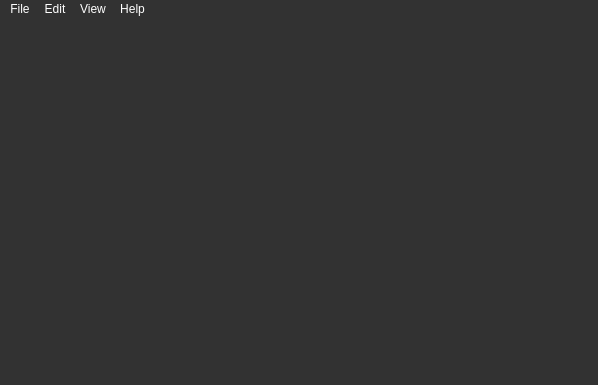
<?xml version="1.0" encoding="UTF-8"?>
<ui version="4.0">
 <class>MainWindow</class>
 <widget class="QMainWindow" name="MainWindow">
  <property name="windowModality">
   <enum>Qt::ApplicationModal</enum>
  </property>
  <property name="geometry">
   <rect>
    <x>0</x>
    <y>0</y>
    <width>598</width>
    <height>385</height>
   </rect>
  </property>
  <property name="windowTitle">
   <string>Parade 3D</string>
  </property>
  <property name="styleSheet">
   <string notr="true">background-color: rgb(50, 50, 50);
selection-color: rgb(200, 200, 255);
alternate-background-color: rgb(80, 80, 80);
gridline-color: rgb(0, 0, 0);
border-color: rgb(60, 60, 60);
color: rgb(255, 255, 255);
selection-background-color: rgb(70, 70, 70);</string>
  </property>
  <property name="unifiedTitleAndToolBarOnMac">
   <bool>false</bool>
  </property>
  <widget class="QWidget" name="centralwidget">
   <layout class="QHBoxLayout" name="horizontalLayout">
    <property name="margin">
     <number>0</number>
    </property>
    <item>
     <widget class="GLView" name="viewer" native="true"/>
    </item>
   </layout>
  </widget>
  <widget class="QMenuBar" name="menubar">
   <property name="geometry">
    <rect>
     <x>0</x>
     <y>0</y>
     <width>598</width>
     <height>27</height>
    </rect>
   </property>
   <property name="autoFillBackground">
    <bool>false</bool>
   </property>
   <property name="styleSheet">
    <string notr="true">font: 8pt &quot;Sans Serif&quot;;</string>
   </property>
   <property name="defaultUp">
    <bool>false</bool>
   </property>
   <widget class="QMenu" name="menuFile">
    <property name="styleSheet">
     <string notr="true"/>
    </property>
    <property name="tearOffEnabled">
     <bool>false</bool>
    </property>
    <property name="title">
     <string>File</string>
    </property>
    <addaction name="actionClear_Scene"/>
    <addaction name="actionOpen"/>
    <addaction name="separator"/>
    <addaction name="actionQuit"/>
   </widget>
   <widget class="QMenu" name="menuView">
    <property name="styleSheet">
     <string notr="true"/>
    </property>
    <property name="title">
     <string>View</string>
    </property>
    <property name="separatorsCollapsible">
     <bool>false</bool>
    </property>
    <addaction name="separator"/>
    <addaction name="actionAxis"/>
    <addaction name="actionGrid"/>
    <addaction name="actionDefault_Home"/>
    <addaction name="separator"/>
    <addaction name="actionFps"/>
    <addaction name="actionWireframe"/>
    <addaction name="actionTextured"/>
    <addaction name="actionShaded"/>
    <addaction name="actionLighting"/>
    <addaction name="separator"/>
    <addaction name="actionFullscreen"/>
   </widget>
   <widget class="QMenu" name="menuEdit">
    <property name="styleSheet">
     <string notr="true"/>
    </property>
    <property name="title">
     <string>Edit</string>
    </property>
    <addaction name="actionCube"/>
    <addaction name="actionSpiral"/>
    <addaction name="actionSettings"/>
   </widget>
   <widget class="QMenu" name="menuHelp">
    <property name="styleSheet">
     <string notr="true"/>
    </property>
    <property name="title">
     <string>Help</string>
    </property>
    <addaction name="actionHelp"/>
   </widget>
   <addaction name="menuFile"/>
   <addaction name="menuEdit"/>
   <addaction name="menuView"/>
   <addaction name="menuHelp"/>
  </widget>
  <widget class="QStatusBar" name="statusbar"/>
  <action name="actionCube">
   <property name="text">
    <string>Cube</string>
   </property>
  </action>
  <action name="actionGrid">
   <property name="checkable">
    <bool>true</bool>
   </property>
   <property name="checked">
    <bool>false</bool>
   </property>
   <property name="icon">
    <iconset resource="../icons/menuicons.qrc">
     <normaloff>:/menu/cb/checkboxOff.png</normaloff>
     <normalon>:/menu/cb/checkboxOn.png</normalon>:/menu/cb/checkboxOff.png</iconset>
   </property>
   <property name="text">
    <string>Grid</string>
   </property>
   <property name="shortcut">
    <string>G</string>
   </property>
  </action>
  <action name="actionAxis">
   <property name="checkable">
    <bool>true</bool>
   </property>
   <property name="checked">
    <bool>true</bool>
   </property>
   <property name="icon">
    <iconset resource="../icons/menuicons.qrc">
     <normaloff>:/menu/cb/checkboxOff.png</normaloff>
     <normalon>:/menu/cb/checkboxOn.png</normalon>:/menu/cb/checkboxOff.png</iconset>
   </property>
   <property name="text">
    <string>Axis</string>
   </property>
   <property name="iconVisibleInMenu">
    <bool>false</bool>
   </property>
  </action>
  <action name="actionOpen">
   <property name="text">
    <string>Open</string>
   </property>
  </action>
  <action name="actionSpiral">
   <property name="text">
    <string>Spiral</string>
   </property>
  </action>
  <action name="actionHelp">
   <property name="text">
    <string>Help</string>
   </property>
  </action>
  <action name="actionQuit">
   <property name="text">
    <string>Quit</string>
   </property>
  </action>
  <action name="actionClear_Scene">
   <property name="text">
    <string>Clear Scene</string>
   </property>
  </action>
  <action name="actionSettings">
   <property name="text">
    <string>Settings</string>
   </property>
  </action>
  <action name="actionShaded">
   <property name="checkable">
    <bool>true</bool>
   </property>
   <property name="icon">
    <iconset resource="../icons/menuicons.qrc">
     <normaloff>:/menu/cb/checkboxOff.png</normaloff>
     <normalon>:/menu/cb/checkboxOn.png</normalon>:/menu/cb/checkboxOff.png</iconset>
   </property>
   <property name="text">
    <string>Shaded</string>
   </property>
  </action>
  <action name="actionWireframe">
   <property name="checkable">
    <bool>true</bool>
   </property>
   <property name="checked">
    <bool>false</bool>
   </property>
   <property name="enabled">
    <bool>true</bool>
   </property>
   <property name="icon">
    <iconset resource="../icons/menuicons.qrc">
     <normaloff>:/menu/cb/checkboxOff.png</normaloff>
     <normalon>:/menu/cb/checkboxOn.png</normalon>:/menu/cb/checkboxOff.png</iconset>
   </property>
   <property name="text">
    <string>Wireframe</string>
   </property>
  </action>
  <action name="actionTextured">
   <property name="checkable">
    <bool>true</bool>
   </property>
   <property name="icon">
    <iconset resource="../icons/menuicons.qrc">
     <normaloff>:/menu/cb/checkboxOff.png</normaloff>
     <normalon>:/menu/cb/checkboxOn.png</normalon>:/menu/cb/checkboxOff.png</iconset>
   </property>
   <property name="text">
    <string>Textured</string>
   </property>
  </action>
  <action name="actionFps">
   <property name="checkable">
    <bool>true</bool>
   </property>
   <property name="checked">
    <bool>true</bool>
   </property>
   <property name="icon">
    <iconset resource="../icons/menuicons.qrc">
     <normaloff>:/menu/cb/checkboxOff.png</normaloff>
     <normalon>:/menu/cb/checkboxOn.png</normalon>:/menu/cb/checkboxOff.png</iconset>
   </property>
   <property name="text">
    <string>Fps</string>
   </property>
   <property name="shortcut">
    <string>F</string>
   </property>
  </action>
  <action name="actionFullscreen">
   <property name="checkable">
    <bool>true</bool>
   </property>
   <property name="icon">
    <iconset resource="../icons/menuicons.qrc">
     <normaloff>:/menu/cb/checkboxOff.png</normaloff>
     <normalon>:/menu/cb/checkboxOn.png</normalon>:/menu/cb/checkboxOff.png</iconset>
   </property>
   <property name="text">
    <string>Fullscreen</string>
   </property>
   <property name="shortcut">
    <string>Ctrl+F</string>
   </property>
  </action>
  <action name="actionDefault_Home">
   <property name="text">
    <string>Default Home</string>
   </property>
  </action>
  <action name="actionLighting">
   <property name="checkable">
    <bool>true</bool>
   </property>
   <property name="icon">
    <iconset resource="../icons/menuicons.qrc">
     <normaloff>:/menu/cb/checkboxOff.png</normaloff>
     <normalon>:/menu/cb/checkboxOn.png</normalon>:/menu/cb/checkboxOff.png</iconset>
   </property>
   <property name="text">
    <string>Lighting</string>
   </property>
  </action>
 </widget>
 <customwidgets>
  <customwidget>
   <class>GLView</class>
   <extends>QWidget</extends>
   <header>../src/glview.h</header>
   <container>1</container>
   <slots>
    <signal>parGridIsDrawnChanged(bool)</signal>
    <signal>axisIsDrawnChanged(bool)</signal>
    <signal>parFPSIsDrawnChanged(bool)</signal>
    <slot>parSetGridIsDrawn(bool)</slot>
    <slot>setAxisIsDrawn(bool)</slot>
    <slot>drawSpiral()</slot>
    <slot>drawCube()</slot>
    <slot>loadFile()</slot>
    <slot>help()</slot>
    <slot>clearScene()</slot>
    <slot>parSetFPSIsDrawn(bool)</slot>
    <slot>homeView()</slot>
   </slots>
  </customwidget>
 </customwidgets>
 <resources>
  <include location="../icons/menuicons.qrc"/>
 </resources>
 <connections>
  <connection>
   <sender>actionGrid</sender>
   <signal>toggled(bool)</signal>
   <receiver>viewer</receiver>
   <slot>parSetGridIsDrawn(bool)</slot>
   <hints>
    <hint type="sourcelabel">
     <x>-1</x>
     <y>-1</y>
    </hint>
    <hint type="destinationlabel">
     <x>298</x>
     <y>194</y>
    </hint>
   </hints>
  </connection>
  <connection>
   <sender>actionAxis</sender>
   <signal>toggled(bool)</signal>
   <receiver>viewer</receiver>
   <slot>setAxisIsDrawn(bool)</slot>
   <hints>
    <hint type="sourcelabel">
     <x>-1</x>
     <y>-1</y>
    </hint>
    <hint type="destinationlabel">
     <x>298</x>
     <y>194</y>
    </hint>
   </hints>
  </connection>
  <connection>
   <sender>viewer</sender>
   <signal>parGridIsDrawnChanged(bool)</signal>
   <receiver>actionGrid</receiver>
   <slot>setChecked(bool)</slot>
   <hints>
    <hint type="sourcelabel">
     <x>298</x>
     <y>194</y>
    </hint>
    <hint type="destinationlabel">
     <x>-1</x>
     <y>-1</y>
    </hint>
   </hints>
  </connection>
  <connection>
   <sender>viewer</sender>
   <signal>axisIsDrawnChanged(bool)</signal>
   <receiver>actionAxis</receiver>
   <slot>setChecked(bool)</slot>
   <hints>
    <hint type="sourcelabel">
     <x>298</x>
     <y>194</y>
    </hint>
    <hint type="destinationlabel">
     <x>-1</x>
     <y>-1</y>
    </hint>
   </hints>
  </connection>
  <connection>
   <sender>actionOpen</sender>
   <signal>activated()</signal>
   <receiver>MainWindow</receiver>
   <slot>OpenFile()</slot>
   <hints>
    <hint type="sourcelabel">
     <x>-1</x>
     <y>-1</y>
    </hint>
    <hint type="destinationlabel">
     <x>298</x>
     <y>193</y>
    </hint>
   </hints>
  </connection>
  <connection>
   <sender>actionHelp</sender>
   <signal>activated()</signal>
   <receiver>viewer</receiver>
   <slot>help()</slot>
   <hints>
    <hint type="sourcelabel">
     <x>-1</x>
     <y>-1</y>
    </hint>
    <hint type="destinationlabel">
     <x>298</x>
     <y>194</y>
    </hint>
   </hints>
  </connection>
  <connection>
   <sender>actionQuit</sender>
   <signal>activated()</signal>
   <receiver>MainWindow</receiver>
   <slot>close()</slot>
   <hints>
    <hint type="sourcelabel">
     <x>-1</x>
     <y>-1</y>
    </hint>
    <hint type="destinationlabel">
     <x>298</x>
     <y>193</y>
    </hint>
   </hints>
  </connection>
  <connection>
   <sender>actionSpiral</sender>
   <signal>activated()</signal>
   <receiver>viewer</receiver>
   <slot>drawSpiral()</slot>
   <hints>
    <hint type="sourcelabel">
     <x>-1</x>
     <y>-1</y>
    </hint>
    <hint type="destinationlabel">
     <x>298</x>
     <y>194</y>
    </hint>
   </hints>
  </connection>
  <connection>
   <sender>actionCube</sender>
   <signal>activated()</signal>
   <receiver>viewer</receiver>
   <slot>drawCube()</slot>
   <hints>
    <hint type="sourcelabel">
     <x>-1</x>
     <y>-1</y>
    </hint>
    <hint type="destinationlabel">
     <x>298</x>
     <y>194</y>
    </hint>
   </hints>
  </connection>
  <connection>
   <sender>actionClear_Scene</sender>
   <signal>activated()</signal>
   <receiver>viewer</receiver>
   <slot>clearScene()</slot>
   <hints>
    <hint type="sourcelabel">
     <x>-1</x>
     <y>-1</y>
    </hint>
    <hint type="destinationlabel">
     <x>298</x>
     <y>194</y>
    </hint>
   </hints>
  </connection>
  <connection>
   <sender>actionFps</sender>
   <signal>toggled(bool)</signal>
   <receiver>viewer</receiver>
   <slot>parSetFPSIsDrawn(bool)</slot>
   <hints>
    <hint type="sourcelabel">
     <x>-1</x>
     <y>-1</y>
    </hint>
    <hint type="destinationlabel">
     <x>298</x>
     <y>188</y>
    </hint>
   </hints>
  </connection>
  <connection>
   <sender>viewer</sender>
   <signal>parFPSIsDrawnChanged(bool)</signal>
   <receiver>actionFps</receiver>
   <slot>setChecked(bool)</slot>
   <hints>
    <hint type="sourcelabel">
     <x>298</x>
     <y>188</y>
    </hint>
    <hint type="destinationlabel">
     <x>-1</x>
     <y>-1</y>
    </hint>
   </hints>
  </connection>
  <connection>
   <sender>actionFullscreen</sender>
   <signal>toggled(bool)</signal>
   <receiver>MainWindow</receiver>
   <slot>parSetFullscreen(bool)</slot>
   <hints>
    <hint type="sourcelabel">
     <x>-1</x>
     <y>-1</y>
    </hint>
    <hint type="destinationlabel">
     <x>298</x>
     <y>192</y>
    </hint>
   </hints>
  </connection>
  <connection>
   <sender>MainWindow</sender>
   <signal>parFullscreenChanged(bool)</signal>
   <receiver>actionFullscreen</receiver>
   <slot>setChecked(bool)</slot>
   <hints>
    <hint type="sourcelabel">
     <x>298</x>
     <y>192</y>
    </hint>
    <hint type="destinationlabel">
     <x>-1</x>
     <y>-1</y>
    </hint>
   </hints>
  </connection>
  <connection>
   <sender>actionDefault_Home</sender>
   <signal>activated()</signal>
   <receiver>viewer</receiver>
   <slot>homeView()</slot>
   <hints>
    <hint type="sourcelabel">
     <x>-1</x>
     <y>-1</y>
    </hint>
    <hint type="destinationlabel">
     <x>298</x>
     <y>192</y>
    </hint>
   </hints>
  </connection>
  <connection>
   <sender>actionTextured</sender>
   <signal>activated()</signal>
   <receiver>actionWireframe</receiver>
   <slot>toggle()</slot>
   <hints>
    <hint type="sourcelabel">
     <x>-1</x>
     <y>-1</y>
    </hint>
    <hint type="destinationlabel">
     <x>-1</x>
     <y>-1</y>
    </hint>
   </hints>
  </connection>
 </connections>
 <slots>
  <signal>parFullscreenChanged(bool)</signal>
  <slot>OpenFile()</slot>
  <slot>cube()</slot>
  <slot>spiral()</slot>
  <slot>parSetFullscreen(bool)</slot>
 </slots>
</ui>
